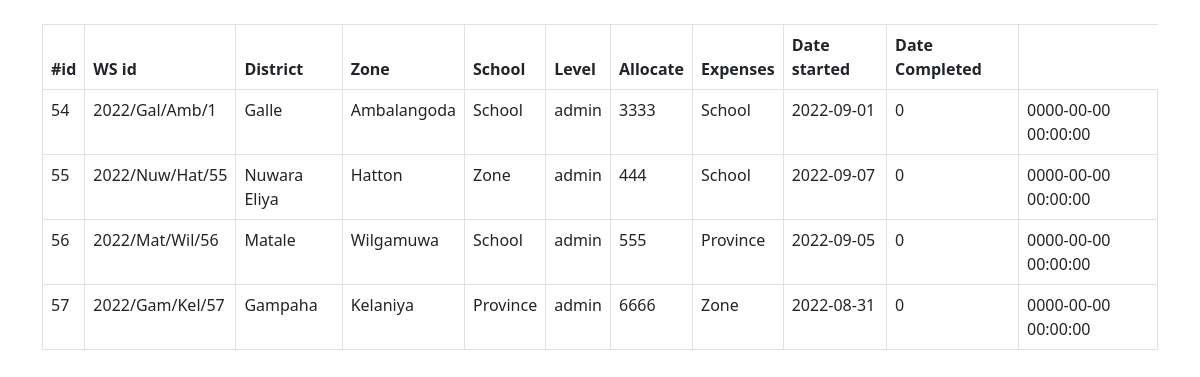
Screenshot of /on_going_ws.php (signed in) with the database file from the repository.
### tables this page shows
CREATE TABLE `workshop` (
  `id` int(11) NOT NULL,
  `ws_id` varchar(16) NOT NULL,
  `district` varchar(16) NOT NULL,
  `zone` varchar(16) NOT NULL,
  `level` varchar(16) NOT NULL,
  `coordinator` varchar(10) NOT NULL,
  `allocate` float NOT NULL,
  `exp_type` varchar(16) NOT NULL,
  `date` date NOT NULL,
  `state` tinyint(1) NOT NULL DEFAULT 0,
  `log` timestamp NOT NULL DEFAULT current_timestamp() ON UPDATE current_timestamp()
);

### allFun.php (the view, shortened to what this page needs)
<?php
include("conn.php");
function loadTable($sq)
{
    global $conn;
    $res = $conn->query($sq);
    if (!$res->num_rows > 0) {
    } else {
        $opt = mysqli_fetch_all($res, MYSQLI_ASSOC);
        foreach ($opt as $option) {
            $ak = array_keys($option);
            echo "<tr> ";
            foreach ($ak as $key) {
                echo   "<td>$option[$key] </td>";
            }
            echo "</tr>";
        }
    }
}

### on_going_ws.php (shortened to what this page needs)
<?php
include("conn.php");
include("allFun.php");
if (isset($_SESSION['username'])) {
    $user = $_SESSION['username'];
} else {
    $newURL = "index.php";
    header('Location: ' . $newURL);
}
?>
<!DOCTYPE html>
<html lang="en">
<head>
    <link href="https://cdn.jsdelivr.net/npm/bootstrap@5.0.2/dist/css/bootstrap.min.css" rel="stylesheet">
</head>
<body>
    <div class="container-fluid">
        <br>
        <div class="container">
            <div class="table-responsive">
                <table class="table table-bordered">
                    <thead>
                        <tr>
                            <th>#id</th>
                            <th>WS id</th>
                            <th>District</th>
                            <th>Zone</th>
                            <th>School</th>
                            <th>Level</th>
                            <th>Allocate</th>
                            <th>Expenses</th>
                            <th>Date started</th>
                            <th>Date Completed</th>
                        </tr>
                    </thead>
                    <tbody>
                        <?php $sql = "SELECT * FROM workshop where coordinator='$user' and state=0";
                        loadTable($sql);
                        ?>
                    </tbody>
                </table>
            </div>
        </div>
</body>
</html>

### rows the page displays
workshop: id "54", ws "2022/Gal/Amb/1", district "Galle", zone "Ambalangoda", level "School", coordinator "admin", allocate "3333", exp_type "School", date "2022-09-01", state "0", log "0000-00-00 00:00:00"
workshop: id "55", ws "2022/Nuw/Hat/55", district "Nuwara Eliya", zone "Hatton", level "Zone", coordinator "admin", allocate "444", exp_type "School", date "2022-09-07", state "0", log "0000-00-00 00:00:00"
workshop: id "56", ws "2022/Mat/Wil/56", district "Matale", zone "Wilgamuwa", level "School", coordinator "admin", allocate "555", exp_type "Province", date "2022-09-05", state "0", log "0000-00-00 00:00:00"
workshop: id "57", ws "2022/Gam/Kel/57", district "Gampaha", zone "Kelaniya", level "Province", coordinator "admin", allocate "6666", exp_type "Zone", date "2022-08-31", state "0", log "0000-00-00 00:00:00"
